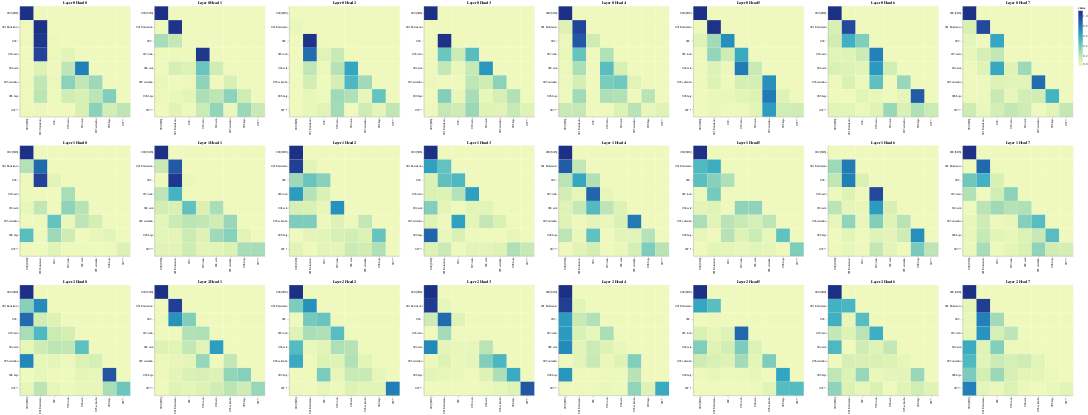

The code cell stored with this chart in its notebook:
### Code cell
layers = [0, 1, 2]
heads = [0, 1, 2, 3, 4, 5, 6, 7]

# Encoder Self-Attention
get_all_attention_maps("decoder", layers, heads, decoder_input_tokens, decoder_input_tokens, min(20, sentence_len))
